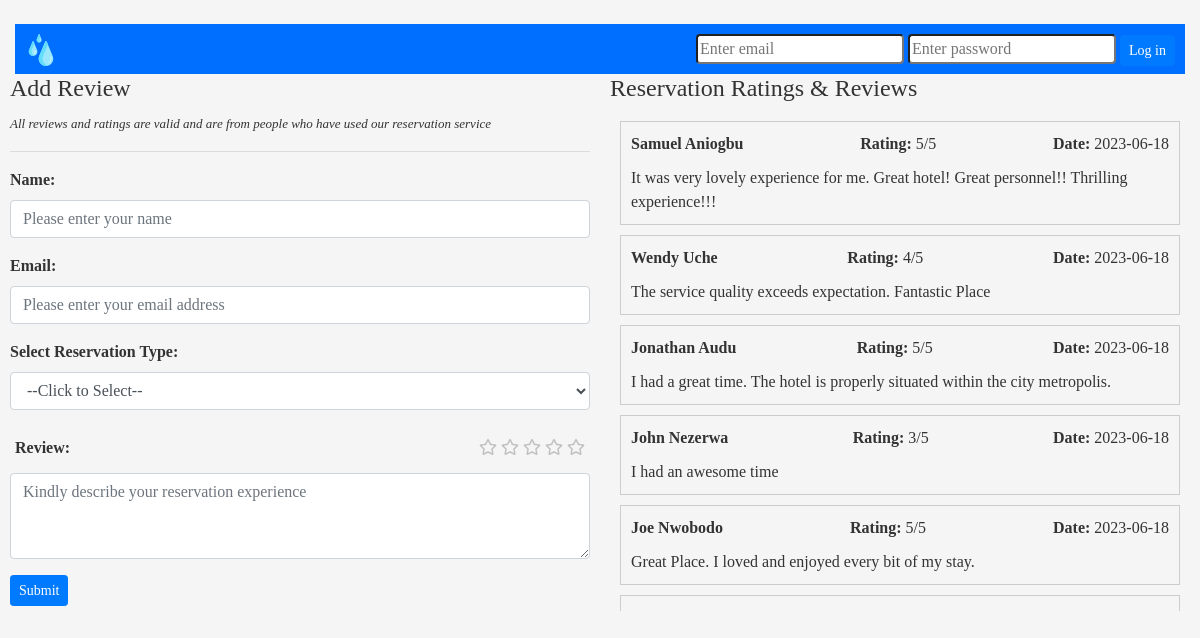
Screenshot of /reviews.php with the database file from the repository.
### tables this page shows
CREATE TABLE `reviews` (
  `id` int(11) PRIMARY KEY NOT NULL,
  `name` varchar(50) NOT NULL,
  `email` varchar(50) NOT NULL,
  `serviceID` varchar(10) NOT NULL,
  `rating` int(11) NOT NULL DEFAULT 0,
  `reviews` varchar(150) NOT NULL,
  `dateCreated` varchar(10) NOT NULL DEFAULT curdate(),
  `dateUpdated` varchar(10) NOT NULL DEFAULT '0000-00-00'
);

### dbController.php (called while the page is built, shortened)
<?php
class DatabaseTableOperations
{
    private ?mysqli $conn;
    public function __construct(?mysqli $conn)
    {
        $this->conn = $conn;
    }
    public function retrieveTableReport(string $tableName, array $tableFields, array $joins, array $joinConditions): array
    {
        $fieldNames = implode(", ", $tableFields);
        $joinStatements = "";
        foreach ($joins as $index => $join) {
            $joinType = $join['type'];
            $joinTable = $join['table'];
            $joinCondition = $joinConditions[$index];
            $joinStatements .= "$joinType JOIN $joinTable ON $joinCondition ";
        }
        $sql_query = "SELECT $fieldNames FROM $tableName $joinStatements";
        $result = $this->conn->query($sql_query);
        if ($result->num_rows > 0) {
            $rows = $result->fetch_all(MYSQLI_ASSOC);
            return $rows;
        } else {
            return [];
        }
    }
}

### reviews.php (the view, shortened to what this page needs)
<?php
require_once __DIR__ . DIRECTORY_SEPARATOR . 'dbController.php';
$connection = new DbConnection($serverName = "localhost", $userName = "root", $password = "", $database = "hotelreservation");
$conn = $connection->getConnection();
$operation = new DatabaseTableOperations($conn);
$tableFields = ['reviews.name', 'reviews.rating', 'reviews.reviews', 'reviews.datecreated'];
$joins = [
  [
    'type' => 'INNER',
    'table' => 'services',
  ],
  [
    'type' => 'INNER',
    'table' => 'bookings',
  ],
];
$joinConditions = ['reviews.serviceID = services.serviceID', 'reviews.email = bookings.email'];
$validreviews = $operation->retrieveTableReport("reviews", $tableFields, $joins, $joinConditions);
?>
<!DOCTYPE html>
<html lang="en">
<head>
  <link rel="stylesheet" href="https://stackpath.bootstrapcdn.com/bootstrap/4.5.0/css/bootstrap.min.css" />
  <link rel="stylesheet" href="https://cdnjs.cloudflare.com/ajax/libs/font-awesome/5.15.3/css/all.min.css" />
  <link rel="stylesheet" href="reviewstyles.css" />
</head>
<body class="container-fluid">
  <div class="mt-4 mb-0">
    <header>
      <div class=" left-container">
        <img src="img/water.png" alt="" />
      </div>
      <div class="right-container">
        <div>
          <form method="post" action="">
            <input type="text" class="rounded" id="userId" name="userId" placeholder="Enter email" autocomplete="off" />
            <input type="password" class="rounded" id="userPassword" name="password" placeholder="Enter password" />
            <button type="submit" class=" btn btn-sm btn-primary rounded">
              Log in
            </button>
          </form>
        </div>
      </div>
    </header>
    <main>
      <div class="row">
        <div id="reviewSubmission" class="leftform-container">
          <h4>Add Review</h4>
          <span class="welcome-note"><em>All reviews and ratings are valid and are from people who have
              used our reservation service</em></span>
          <hr />
          <form id="reviewForm" method="post" action="<?php echo $_SERVER['PHP_SELF']; ?>">
            <div class="form-group">
              <label for="customerName"><strong>Name:</strong></label>
              <input type="text" class="form-control" id="customerName" name="customerName" autocomplete="off" placeholder="Please enter your name" />
            </div>
            <div class="form-group">
              <label for="customerEmail"><strong>Email:</strong></label>
              <input type="email" class="form-control" id="customerEmail" name="customerEmail" autocomplete="off" placeholder="Please enter your email address" />
            </div>
            <div class="form-group">
              <label for="serviceType"><strong>Select Reservation Type:</strong></label>
              <select class="form-control" id="serviceType" name="serviceType">
                <option value="">--Click to Select--</option>
              </select>
            </div>
            <div class="form-row">
              <div class="left-container">
                <label><strong>Review:</strong></label>
              </div>
              <div class="right-container">
                <div class="star-rating">
                  <i class="star far fa-star" data-rating-value="1"></i>
                  <i class="star far fa-star" data-rating-value="2"></i>
                  <i class="star far fa-star" data-rating-value="3"></i>
                  <i class="star far fa-star" data-rating-value="4"></i>
                  <i class="star far fa-star" data-rating-value="5"></i>
                </div>
              </div>
            </div>
            <div class="form-group">
              <textarea class="form-control" name="reviewText" rows="3" autocomplete="off" placeholder="Kindly describe your reservation experience" maxlength="150"></textarea>
            </div>
            <button type="submit" class="btn btn-sm btn-primary">Submit</button>
          </form>
        </div>
        <div class="rightform-container">
          <h4>Reservation Ratings & Reviews</h4>
          <div id="reviewReport">
            <?php
            if (!empty($validreviews)) {
              foreach ($validreviews as $review) {
            ?>
                <div class="review-card">
                  <div class="review-header">
                    <div class="review-name"><?php echo $review["name"]; ?></div>
                    <div class="review-rating"><strong>Rating:</strong> <?php echo $review["rating"]; ?>/5</div>
                    <div class="review-date"><strong>Date:</strong> <?php echo isset($review["dateupdated"]) ? $review["dateupdated"] : $review["datecreated"]; ?></div>
                  </div>
                  <div class="review-text"><?php echo $review["reviews"]; ?></div>
                </div>
            <?php
              }
            } else {
              echo "<p>No reviews found.</p>";
            }
            ?>
          </div>
        </div>
      </div>
    </main>
  </div>
</body>
</html>

### reviewstyles.css (style rules this page uses)
body { display: flex; font-family: "Times New Roman, Times, serif"; flex-direction: column; min-height: 100vh; background-color: #f5f5f5; color: #333; }
header { display: flex; height: 50px; background-color: rgb(0, 110, 255); color: white; }
.leftform-container { flex: 1; width: 40%; margin-left: 10px; margin-right: 10px; float: left; }
.rightform-container { flex: 1; width: 60%; margin-left: 10px; margin-right: 10px; float: right; }
.welcome-note { font-size: small; }
.left-container { flex: 1; margin-top: 10px; margin-bottom: 5px; margin-left: 10px; text-align: left; }
.right-container { flex: 1; margin-top: 10px; margin-bottom: 5px; margin-right: 10px; text-align: right; }
.star-rating { color: silver; cursor: pointer; }
.star-rating i { transition: color 0.25s; }
.review-card { border: 1px solid #ccc; margin: 10px; padding: 10px; }
.review-header { display: flex; justify-content: space-between; align-items: center; margin-bottom: 10px; }
.review-name { font-weight: bold; }
.review-rating { text-align: center; }
.review-date { text-align: right; }
.review-text { margin-top: 10px; }
#reviewReport { height: 500px; overflow: auto; }

### rows the page displays
reviews: name "Samuel Aniogbu", rating "5", dateCreated "2023-06-18", reviews "It was very lovely experience for me. Great hotel! Great personnel!! Thrilling experience!!!"
reviews: name "Wendy Uche", rating "4", dateCreated "2023-06-18", reviews "The service quality exceeds expectation. Fantastic Place"
reviews: name "Jonathan Audu", rating "5", dateCreated "2023-06-18", reviews "I had a great time. The hotel is properly situated within the city metropolis."
reviews: name "John Nezerwa", rating "3", dateCreated "2023-06-18", reviews "I had an awesome time"
reviews: name "Joe Nwobodo", rating "5", dateCreated "2023-06-18", reviews "Great Place. I loved and enjoyed every bit of my stay."
